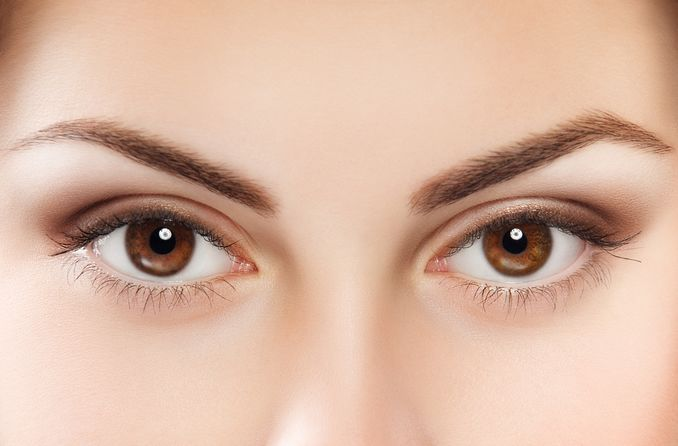
#> input picture brown-eyes.jpeg, 678 x 446 px
$ python odev2.py
#> lines starting #> are read from the running program, lines starting #| are printed output that depends on the picture; after the words box and inside, x2 and y2 are one past the last pixel; in counts of white or black regions, pixels touching at a corner belong together
import cv2
import numpy as np
import matplotlib.pyplot as plt

# Resmi yükle
image_path = 'brown-eyes.jpeg'
image = cv2.imread(image_path)
#> image is the input picture: shape (446, 678, 3); mean B, G, R 163.2, 183, 218.2

# Hata kontrolü
if image is None:
    print("Error: Image not found or cannot be read.")
    exit()

# Göz tespiti için bir Cascade Classifier kullanarak gözleri tespit et
eye_cascade = cv2.CascadeClassifier(cv2.data.haarcascades + 'haarcascade_eye.xml')
gray = cv2.cvtColor(image, cv2.COLOR_BGR2GRAY)
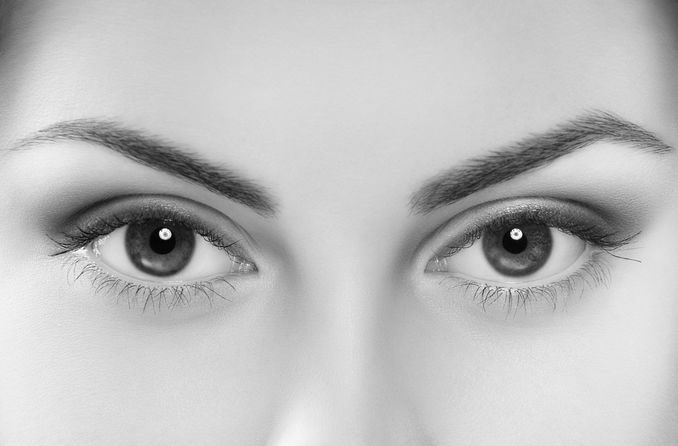
#> gray: shape (446, 678); min 1, max 255, mean 191.3
eyes = eye_cascade.detectMultiScale(gray, scaleFactor=1.1, minNeighbors=5, minSize=(30, 30))
#> eyes = [[51, 139, 207, 207], [416, 143, 200, 200]]

# Gözleri işaretle
for (x, y, w, h) in eyes:
    cv2.rectangle(image, (x, y), (x+w, y+h), (0, 255, 0), 2)

    # Gözün içerisinde gözbebeği tespiti yap
    roi_gray = gray[y:y+h, x:x+w]
    roi_color = image[y:y+h, x:x+w]
    circles = cv2.HoughCircles(roi_gray, cv2.HOUGH_GRADIENT, dp=1, minDist=50, param1=50, param2=30, minRadius=5, maxRadius=20)

    # Gözbebeğini işaretle
    if circles is not None:
        circles = np.round(circles[0, :]).astype("int")
        for (x_eye, y_eye, r_eye) in circles:
            cv2.circle(roi_color, (x_eye, y_eye), r_eye, (255, 0, 255), 2)
#> this loop made 2 passes
#> (x, y, w, h, circles) on pass 1: (51, 139, 207, 207, [[110, 100, 15]])
#> pass 1, `roi_gray = gray[y:y+h, x:x+w]`:
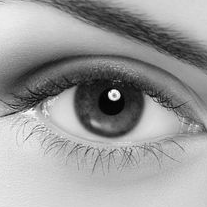
#> roi_gray: shape (207, 207); min 1, max 255, mean 154.1
#> pass 1, `roi_color = image[y:y+h, x:x+w]`:
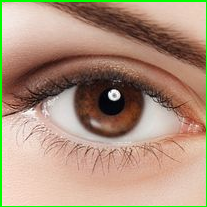
#> roi_color: shape (207, 207, 3); mean B, G, R 125.6, 147.5, 174.3
#> pass 2, `roi_gray = gray[y:y+h, x:x+w]`:
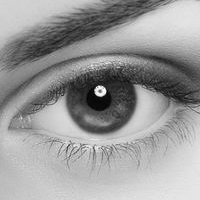
#> roi_gray: shape (200, 200); min 1, max 255, mean 153.9
#> pass 2, `roi_color = image[y:y+h, x:x+w]`:
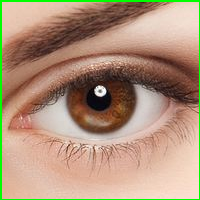
#> roi_color: shape (200, 200, 3); mean B, G, R 123, 147.3, 175.6
#> after the loop:
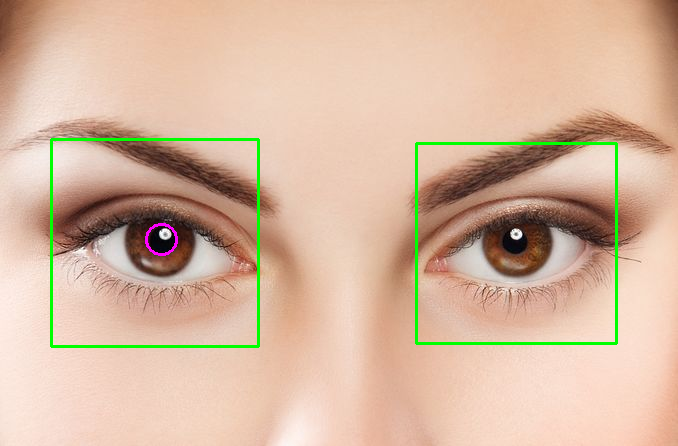
#> image: shape (446, 678, 3); 1.71% of pixels changed, all inside (x1, y1, x2, y2) = (50, 138, 618, 348)

# OpenCV'nin görüntü formatından matplotlib'in formatına dönüştürme
image_rgb = cv2.cvtColor(image, cv2.COLOR_BGR2RGB)

# Görüntüyü göster
plt.imshow(image_rgb)
plt.axis('off')  # Eksenleri kapat
plt.show()

$ run again, with car.png saved as brown-eyes.jpeg
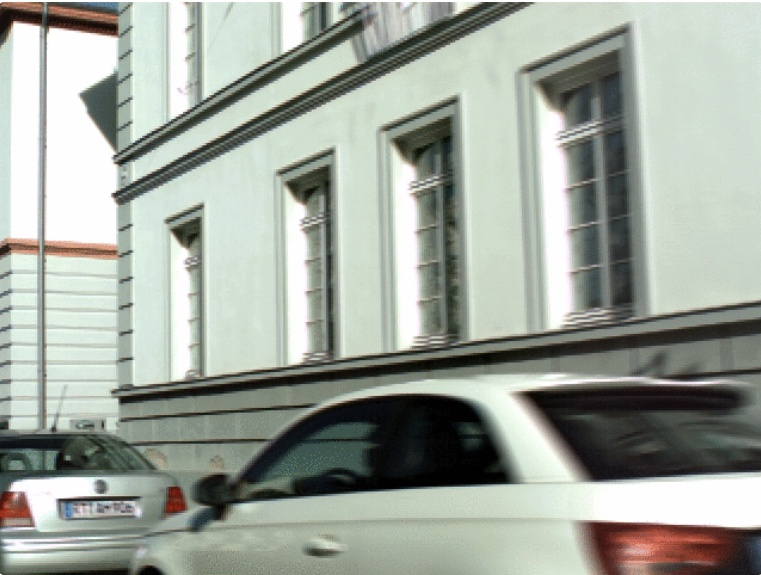
#> input picture car.png, 761 x 575 px
#> image is the input picture: shape (575, 761, 3); mean B, G, R 156.5, 165.7, 159.2
#> eyes = [[270, 165, 46, 46], [375, 122, 51, 51], [518, 63, 56, 56]]
#> the loop `for (x, y, w, h) in eyes:` made 3 passes
#> after the loop `for (x, y, w, h) in eyes:`:
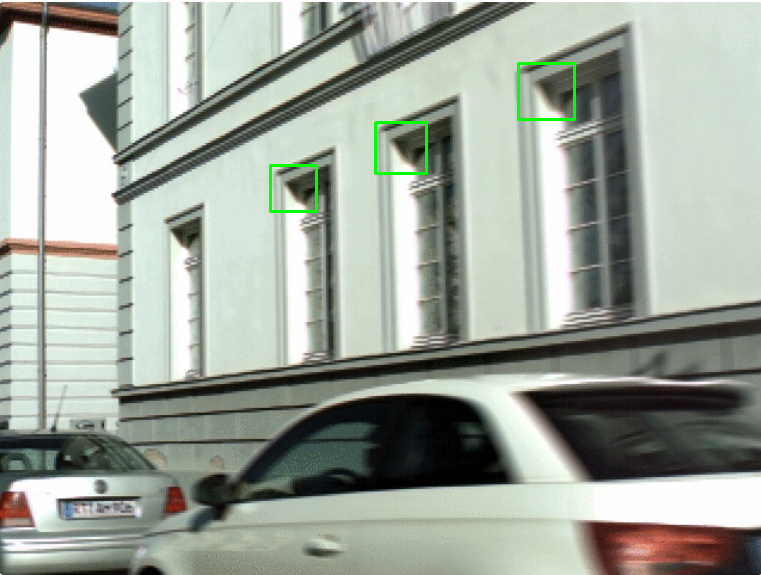
#> image: shape (575, 761, 3); 0.42% of pixels changed, all inside (x1, y1, x2, y2) = (269, 62, 576, 213)
#> after the loop `for (x, y, w, h) in eyes:`:
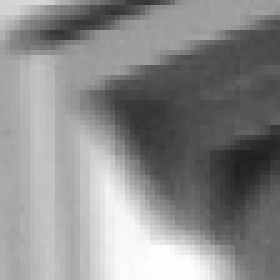
#> roi_gray: shape (56, 56) (shown 5 times larger); min 31, max 255, mean 138.3
